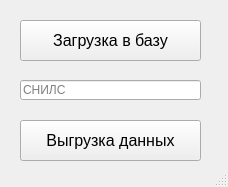
<?xml version="1.0" encoding="UTF-8"?>
<ui version="4.0">
 <class>MainWindow</class>
 <widget class="QMainWindow" name="MainWindow">
  <property name="geometry">
   <rect>
    <x>0</x>
    <y>0</y>
    <width>228</width>
    <height>187</height>
   </rect>
  </property>
  <property name="windowTitle">
   <string>MainWindow</string>
  </property>
  <widget class="QWidget" name="centralwidget">
   <widget class="QPushButton" name="pushButton">
    <property name="geometry">
     <rect>
      <x>20</x>
      <y>20</y>
      <width>181</width>
      <height>41</height>
     </rect>
    </property>
    <property name="font">
     <font>
      <pointsize>12</pointsize>
     </font>
    </property>
    <property name="text">
     <string>Загрузка в базу</string>
    </property>
   </widget>
   <widget class="QLineEdit" name="lineEdit">
    <property name="geometry">
     <rect>
      <x>20</x>
      <y>80</y>
      <width>181</width>
      <height>20</height>
     </rect>
    </property>
    <property name="placeholderText">
     <string>СНИЛС</string>
    </property>
   </widget>
   <widget class="QPushButton" name="pushButton_2">
    <property name="geometry">
     <rect>
      <x>20</x>
      <y>120</y>
      <width>181</width>
      <height>41</height>
     </rect>
    </property>
    <property name="font">
     <font>
      <pointsize>12</pointsize>
     </font>
    </property>
    <property name="text">
     <string>Выгрузка данных</string>
    </property>
   </widget>
  </widget>
  <widget class="QStatusBar" name="statusbar"/>
 </widget>
 <resources/>
 <connections/>
</ui>
